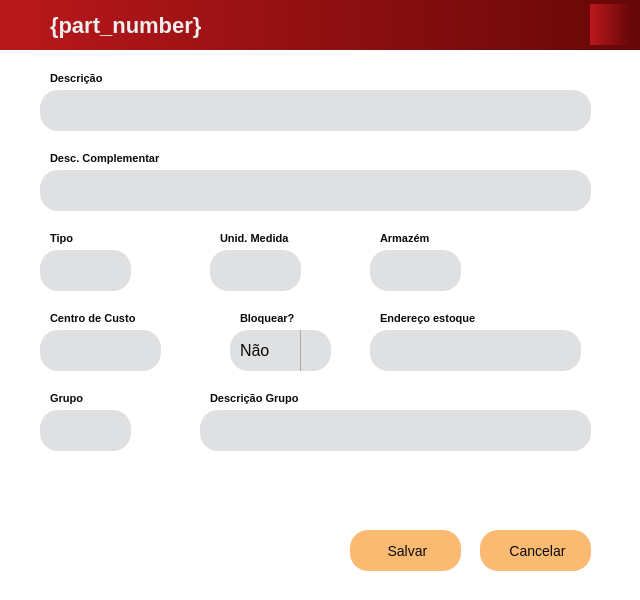
<?xml version="1.0" encoding="UTF-8"?>
<ui version="4.0">
 <class>EditProductWindow</class>
 <widget class="QDialog" name="EditProductWindow">
  <property name="geometry">
   <rect>
    <x>0</x>
    <y>0</y>
    <width>640</width>
    <height>600</height>
   </rect>
  </property>
  <property name="sizePolicy">
   <sizepolicy hsizetype="Fixed" vsizetype="Fixed">
    <horstretch>0</horstretch>
    <verstretch>0</verstretch>
   </sizepolicy>
  </property>
  <property name="windowTitle">
   <string>Alterar produto</string>
  </property>
  <property name="windowIcon">
   <iconset resource="../static/resource.qrc">
    <normaloff>:/image/image/LOGO.jpeg</normaloff>:/image/image/LOGO.jpeg</iconset>
  </property>
  <property name="styleSheet">
   <string notr="true">* {
    background-color: #ffffff;
	font-style: &quot;Segoe UI&quot;;
 	color: #0B090A;
}

QLabel {
    color: #0B090A;
    font-size: 12px;
    font-weight: bold;
}

QLineEdit {
    background-color: #DFE0E2;
    padding-left: 15px;
    border-radius: 18px;
	font-size: 18px;
}

QPushButton {
    background-color: #fbba72;
    border: 2px;
    border-radius: 18px;
    font-size: 14px;
    font-weight: regular;
}

QPushButton:hover {
    background-color: #399918;
    color: #EEEEEE
}

QPushButton:pressed {
    background-color: #6703c5;
    color: #EEEEEE;
}
</string>
  </property>
  <widget class="QWidget" name="window_title_bar" native="true">
   <property name="geometry">
    <rect>
     <x>0</x>
     <y>0</y>
     <width>641</width>
     <height>51</height>
    </rect>
   </property>
   <property name="styleSheet">
    <string notr="true">* {
background-color: qlineargradient(spread:pad, x1:0, y1:0, x2:1, y2:0, stop:0 rgba(186, 24, 27, 255), stop:1 rgba(102, 7, 8, 255));
}</string>
   </property>
   <widget class="QLabel" name="type_label">
    <property name="geometry">
     <rect>
      <x>50</x>
      <y>0</y>
      <width>261</width>
      <height>51</height>
     </rect>
    </property>
    <property name="font">
     <font>
      <pointsize>-1</pointsize>
      <weight>75</weight>
      <bold>true</bold>
     </font>
    </property>
    <property name="styleSheet">
     <string notr="true">QLabel {
	background-color: transparent;
    color: #EEEEEE;
    font-size: 22px;
    font-weight: regular;
	font-style: &quot;Segoe UI&quot;;
}</string>
    </property>
    <property name="text">
     <string>{part_number}</string>
    </property>
   </widget>
   <widget class="QLabel" name="enaplic_logo">
    <property name="geometry">
     <rect>
      <x>590</x>
      <y>4</y>
      <width>41</width>
      <height>41</height>
     </rect>
    </property>
    <property name="text">
     <string/>
    </property>
    <property name="pixmap">
     <pixmap resource="../static/resource.qrc">:/image/image/LOGO.jpeg</pixmap>
    </property>
    <property name="scaledContents">
     <bool>true</bool>
    </property>
   </widget>
  </widget>
  <widget class="QWidget" name="main_area" native="true">
   <property name="geometry">
    <rect>
     <x>0</x>
     <y>50</y>
     <width>641</width>
     <height>551</height>
    </rect>
   </property>
   <property name="sizePolicy">
    <sizepolicy hsizetype="Fixed" vsizetype="Fixed">
     <horstretch>0</horstretch>
     <verstretch>0</verstretch>
    </sizepolicy>
   </property>
   <property name="font">
    <font>
     <family>Segoe UI</family>
    </font>
   </property>
   <property name="toolTipDuration">
    <number>-4</number>
   </property>
   <property name="styleSheet">
    <string notr="true">* {
    background-color: #ffffff;
	font-style: 'Segoe UI';
}

QLabel, QCheckBox {
    color: #0B090A;
    font-size: 11px;
    font-weight: bold;
}

QLabel#logo-enaplic {
    margin: 5px 0;
}

QLineEdit {
    background-color: #DFE0E2;
    padding-left: 15px;
    border-radius: 18px;
	font-size: 14px;
}

QDateEdit, QComboBox {
    background-color: #DFE0E2;
    padding: 5px 10px;
    border-radius: 18px;
    height: 20px;
    font-size: 16px;
}

QDateEdit::drop-down, QComboBox::drop-down {
    subcontrol-origin: padding;
    subcontrol-position: top right;
    width: 30px;
    border-left-width: 1px;
    border-left-color: darkgray;
    border-left-style: solid;
    border-top-right-radius: 3px;
    border-bottom-right-radius: 3px;
}

QDateEdit::down-arrow, QComboBox::down-arrow {
    image: url(../static/icon/arrow.png);
    width: 10px;
    height: 10px;
}

QPushButton {
    background-color: #fbba72;
    border: 2px;
    border-radius: 18px;
    font-size: 14px;
    font-weight: regular;
}

QPushButton:hover {
    background-color: #e5383b;
    color: #EEEEEE
}

QPushButton:pressed {
    background-color: #6703c5;
    color: #EEEEEE;
}

QTableWidget {
    border: 1px solid #000000;
    background-color: #686D76;
    padding-left: 10px;
    margin-bottom: 15px;
}

QTableWidget QHeaderView::section {
    background-color: #262626;
    color: #A7A6A6;
    padding: 5px;
    height: 18px;
}

QTableWidget QHeaderView::section:horizontal {
    border-top: 1px solid #333;
}

QTableWidget::item {
    background-color: #363636;
    color: #fff;
    font-weight: bold;
    padding-right: 8px;
    padding-left: 8px;
}

QTableWidget::item:selected {
    background-color: #000000;
    color: #EEEEEE;
    font-weight: bold;
}</string>
   </property>
   <widget class="QLineEdit" name="desc_comp_field">
    <property name="geometry">
     <rect>
      <x>40</x>
      <y>120</y>
      <width>551</width>
      <height>41</height>
     </rect>
    </property>
    <property name="minimumSize">
     <size>
      <width>301</width>
      <height>41</height>
     </size>
    </property>
    <property name="font">
     <font>
      <pointsize>-1</pointsize>
     </font>
    </property>
    <property name="focusPolicy">
     <enum>Qt::ClickFocus</enum>
    </property>
    <property name="inputMask">
     <string/>
    </property>
    <property name="text">
     <string/>
    </property>
    <property name="maxLength">
     <number>60</number>
    </property>
    <property name="clearButtonEnabled">
     <bool>true</bool>
    </property>
   </widget>
   <widget class="QLineEdit" name="tipo_field">
    <property name="geometry">
     <rect>
      <x>40</x>
      <y>200</y>
      <width>91</width>
      <height>41</height>
     </rect>
    </property>
    <property name="minimumSize">
     <size>
      <width>10</width>
      <height>41</height>
     </size>
    </property>
    <property name="font">
     <font>
      <pointsize>-1</pointsize>
     </font>
    </property>
    <property name="tabletTracking">
     <bool>false</bool>
    </property>
    <property name="focusPolicy">
     <enum>Qt::ClickFocus</enum>
    </property>
    <property name="inputMask">
     <string/>
    </property>
    <property name="text">
     <string/>
    </property>
    <property name="maxLength">
     <number>2</number>
    </property>
    <property name="echoMode">
     <enum>QLineEdit::Normal</enum>
    </property>
    <property name="clearButtonEnabled">
     <bool>true</bool>
    </property>
   </widget>
   <widget class="QLabel" name="desc_comp_label">
    <property name="geometry">
     <rect>
      <x>50</x>
      <y>100</y>
      <width>131</width>
      <height>16</height>
     </rect>
    </property>
    <property name="font">
     <font>
      <pointsize>-1</pointsize>
      <weight>75</weight>
      <bold>true</bold>
     </font>
    </property>
    <property name="text">
     <string>Desc. Complementar</string>
    </property>
   </widget>
   <widget class="QLabel" name="tipo_label">
    <property name="geometry">
     <rect>
      <x>50</x>
      <y>180</y>
      <width>51</width>
      <height>16</height>
     </rect>
    </property>
    <property name="font">
     <font>
      <pointsize>-1</pointsize>
      <weight>75</weight>
      <bold>true</bold>
     </font>
    </property>
    <property name="text">
     <string>Tipo</string>
    </property>
   </widget>
   <widget class="QPushButton" name="btn_close">
    <property name="geometry">
     <rect>
      <x>480</x>
      <y>480</y>
      <width>111</width>
      <height>41</height>
     </rect>
    </property>
    <property name="minimumSize">
     <size>
      <width>0</width>
      <height>41</height>
     </size>
    </property>
    <property name="font">
     <font>
      <pointsize>-1</pointsize>
     </font>
    </property>
    <property name="focusPolicy">
     <enum>Qt::TabFocus</enum>
    </property>
    <property name="styleSheet">
     <string notr="true">QPushButton:hover {
    background-color: #d60000;
    color: #EEEEEE
}</string>
    </property>
    <property name="text">
     <string> Cancelar</string>
    </property>
    <property name="icon">
     <iconset resource="../static/resource.qrc">
      <normaloff>:/icon/icon/excluir (1).png</normaloff>:/icon/icon/excluir (1).png</iconset>
    </property>
    <property name="iconSize">
     <size>
      <width>16</width>
      <height>16</height>
     </size>
    </property>
   </widget>
   <widget class="QLabel" name="descricao_label">
    <property name="geometry">
     <rect>
      <x>50</x>
      <y>20</y>
      <width>61</width>
      <height>16</height>
     </rect>
    </property>
    <property name="font">
     <font>
      <pointsize>-1</pointsize>
      <weight>75</weight>
      <bold>true</bold>
     </font>
    </property>
    <property name="text">
     <string>Descrição</string>
    </property>
   </widget>
   <widget class="QLineEdit" name="descricao_field">
    <property name="geometry">
     <rect>
      <x>40</x>
      <y>40</y>
      <width>551</width>
      <height>41</height>
     </rect>
    </property>
    <property name="minimumSize">
     <size>
      <width>301</width>
      <height>41</height>
     </size>
    </property>
    <property name="font">
     <font>
      <pointsize>-1</pointsize>
     </font>
    </property>
    <property name="focusPolicy">
     <enum>Qt::ClickFocus</enum>
    </property>
    <property name="accessibleDescription">
     <string/>
    </property>
    <property name="inputMask">
     <string/>
    </property>
    <property name="text">
     <string/>
    </property>
    <property name="maxLength">
     <number>100</number>
    </property>
    <property name="clearButtonEnabled">
     <bool>true</bool>
    </property>
   </widget>
   <widget class="QLineEdit" name="um_field">
    <property name="geometry">
     <rect>
      <x>210</x>
      <y>200</y>
      <width>91</width>
      <height>41</height>
     </rect>
    </property>
    <property name="minimumSize">
     <size>
      <width>10</width>
      <height>41</height>
     </size>
    </property>
    <property name="font">
     <font>
      <pointsize>-1</pointsize>
     </font>
    </property>
    <property name="focusPolicy">
     <enum>Qt::ClickFocus</enum>
    </property>
    <property name="inputMask">
     <string/>
    </property>
    <property name="text">
     <string/>
    </property>
    <property name="maxLength">
     <number>2</number>
    </property>
    <property name="echoMode">
     <enum>QLineEdit::Normal</enum>
    </property>
    <property name="clearButtonEnabled">
     <bool>true</bool>
    </property>
   </widget>
   <widget class="QLabel" name="um_label">
    <property name="geometry">
     <rect>
      <x>220</x>
      <y>180</y>
      <width>81</width>
      <height>16</height>
     </rect>
    </property>
    <property name="font">
     <font>
      <pointsize>-1</pointsize>
      <weight>75</weight>
      <bold>true</bold>
     </font>
    </property>
    <property name="text">
     <string>Unid. Medida</string>
    </property>
   </widget>
   <widget class="QLabel" name="armazem_label">
    <property name="geometry">
     <rect>
      <x>380</x>
      <y>180</y>
      <width>61</width>
      <height>16</height>
     </rect>
    </property>
    <property name="font">
     <font>
      <pointsize>-1</pointsize>
      <weight>75</weight>
      <bold>true</bold>
     </font>
    </property>
    <property name="text">
     <string>Armazém</string>
    </property>
   </widget>
   <widget class="QPushButton" name="btn_save">
    <property name="geometry">
     <rect>
      <x>350</x>
      <y>480</y>
      <width>111</width>
      <height>41</height>
     </rect>
    </property>
    <property name="minimumSize">
     <size>
      <width>0</width>
      <height>41</height>
     </size>
    </property>
    <property name="font">
     <font>
      <pointsize>-1</pointsize>
     </font>
    </property>
    <property name="focusPolicy">
     <enum>Qt::TabFocus</enum>
    </property>
    <property name="styleSheet">
     <string notr="true">QPushButton:hover {
    background-color: #399918;
    color: #EEEEEE
}</string>
    </property>
    <property name="text">
     <string> Salvar</string>
    </property>
    <property name="icon">
     <iconset resource="../static/resource.qrc">
      <normaloff>:/icon/icon/icons8-salvar-50.png</normaloff>:/icon/icon/icons8-salvar-50.png</iconset>
    </property>
    <property name="iconSize">
     <size>
      <width>16</width>
      <height>16</height>
     </size>
    </property>
   </widget>
   <widget class="QLineEdit" name="grupo_field">
    <property name="geometry">
     <rect>
      <x>40</x>
      <y>360</y>
      <width>91</width>
      <height>41</height>
     </rect>
    </property>
    <property name="minimumSize">
     <size>
      <width>10</width>
      <height>41</height>
     </size>
    </property>
    <property name="font">
     <font>
      <pointsize>-1</pointsize>
     </font>
    </property>
    <property name="focusPolicy">
     <enum>Qt::ClickFocus</enum>
    </property>
    <property name="inputMask">
     <string/>
    </property>
    <property name="text">
     <string/>
    </property>
    <property name="maxLength">
     <number>4</number>
    </property>
    <property name="echoMode">
     <enum>QLineEdit::Normal</enum>
    </property>
    <property name="clearButtonEnabled">
     <bool>true</bool>
    </property>
   </widget>
   <widget class="QLabel" name="grupo_label">
    <property name="geometry">
     <rect>
      <x>50</x>
      <y>340</y>
      <width>81</width>
      <height>16</height>
     </rect>
    </property>
    <property name="font">
     <font>
      <pointsize>-1</pointsize>
      <weight>75</weight>
      <bold>true</bold>
     </font>
    </property>
    <property name="text">
     <string>Grupo</string>
    </property>
   </widget>
   <widget class="QLineEdit" name="desc_grupo_field">
    <property name="geometry">
     <rect>
      <x>200</x>
      <y>360</y>
      <width>391</width>
      <height>41</height>
     </rect>
    </property>
    <property name="minimumSize">
     <size>
      <width>10</width>
      <height>41</height>
     </size>
    </property>
    <property name="font">
     <font>
      <pointsize>-1</pointsize>
     </font>
    </property>
    <property name="focusPolicy">
     <enum>Qt::ClickFocus</enum>
    </property>
    <property name="inputMask">
     <string/>
    </property>
    <property name="text">
     <string/>
    </property>
    <property name="maxLength">
     <number>30</number>
    </property>
    <property name="echoMode">
     <enum>QLineEdit::Normal</enum>
    </property>
    <property name="readOnly">
     <bool>true</bool>
    </property>
    <property name="clearButtonEnabled">
     <bool>false</bool>
    </property>
   </widget>
   <widget class="QLabel" name="desc_grupo_label">
    <property name="geometry">
     <rect>
      <x>210</x>
      <y>340</y>
      <width>101</width>
      <height>16</height>
     </rect>
    </property>
    <property name="font">
     <font>
      <pointsize>-1</pointsize>
      <weight>75</weight>
      <bold>true</bold>
     </font>
    </property>
    <property name="text">
     <string>Descrição Grupo</string>
    </property>
   </widget>
   <widget class="QLabel" name="cc_label">
    <property name="geometry">
     <rect>
      <x>50</x>
      <y>260</y>
      <width>101</width>
      <height>16</height>
     </rect>
    </property>
    <property name="font">
     <font>
      <pointsize>-1</pointsize>
      <weight>75</weight>
      <bold>true</bold>
     </font>
    </property>
    <property name="text">
     <string>Centro de Custo</string>
    </property>
   </widget>
   <widget class="QComboBox" name="bloquear_combobox">
    <property name="geometry">
     <rect>
      <x>230</x>
      <y>280</y>
      <width>101</width>
      <height>41</height>
     </rect>
    </property>
    <property name="sizePolicy">
     <sizepolicy hsizetype="Fixed" vsizetype="Fixed">
      <horstretch>0</horstretch>
      <verstretch>0</verstretch>
     </sizepolicy>
    </property>
    <property name="minimumSize">
     <size>
      <width>10</width>
      <height>41</height>
     </size>
    </property>
    <property name="font">
     <font>
      <pointsize>-1</pointsize>
     </font>
    </property>
    <property name="cursor">
     <cursorShape>ArrowCursor</cursorShape>
    </property>
    <property name="focusPolicy">
     <enum>Qt::ClickFocus</enum>
    </property>
    <property name="maxCount">
     <number>10</number>
    </property>
    <property name="insertPolicy">
     <enum>QComboBox::InsertAlphabetically</enum>
    </property>
    <property name="iconSize">
     <size>
      <width>32</width>
      <height>32</height>
     </size>
    </property>
    <item>
     <property name="text">
      <string>Não</string>
     </property>
    </item>
    <item>
     <property name="text">
      <string>Sim</string>
     </property>
    </item>
   </widget>
   <widget class="QLabel" name="bloquear_label">
    <property name="geometry">
     <rect>
      <x>240</x>
      <y>260</y>
      <width>101</width>
      <height>16</height>
     </rect>
    </property>
    <property name="font">
     <font>
      <pointsize>-1</pointsize>
      <weight>75</weight>
      <bold>true</bold>
     </font>
    </property>
    <property name="text">
     <string>Bloquear?</string>
    </property>
   </widget>
   <widget class="QLineEdit" name="endereco_field">
    <property name="geometry">
     <rect>
      <x>370</x>
      <y>280</y>
      <width>211</width>
      <height>41</height>
     </rect>
    </property>
    <property name="minimumSize">
     <size>
      <width>10</width>
      <height>41</height>
     </size>
    </property>
    <property name="font">
     <font>
      <pointsize>-1</pointsize>
     </font>
    </property>
    <property name="tabletTracking">
     <bool>false</bool>
    </property>
    <property name="focusPolicy">
     <enum>Qt::ClickFocus</enum>
    </property>
    <property name="inputMask">
     <string/>
    </property>
    <property name="text">
     <string/>
    </property>
    <property name="maxLength">
     <number>6</number>
    </property>
    <property name="echoMode">
     <enum>QLineEdit::Normal</enum>
    </property>
    <property name="clearButtonEnabled">
     <bool>true</bool>
    </property>
   </widget>
   <widget class="QLabel" name="endereco_label">
    <property name="geometry">
     <rect>
      <x>380</x>
      <y>260</y>
      <width>111</width>
      <height>16</height>
     </rect>
    </property>
    <property name="font">
     <font>
      <pointsize>-1</pointsize>
      <weight>75</weight>
      <bold>true</bold>
     </font>
    </property>
    <property name="text">
     <string>Endereço estoque</string>
    </property>
   </widget>
   <widget class="QLineEdit" name="armazem_field">
    <property name="geometry">
     <rect>
      <x>370</x>
      <y>200</y>
      <width>91</width>
      <height>41</height>
     </rect>
    </property>
    <property name="minimumSize">
     <size>
      <width>10</width>
      <height>41</height>
     </size>
    </property>
    <property name="font">
     <font>
      <pointsize>-1</pointsize>
     </font>
    </property>
    <property name="tabletTracking">
     <bool>false</bool>
    </property>
    <property name="focusPolicy">
     <enum>Qt::ClickFocus</enum>
    </property>
    <property name="inputMask">
     <string/>
    </property>
    <property name="text">
     <string/>
    </property>
    <property name="maxLength">
     <number>6</number>
    </property>
    <property name="echoMode">
     <enum>QLineEdit::Normal</enum>
    </property>
    <property name="clearButtonEnabled">
     <bool>true</bool>
    </property>
   </widget>
   <widget class="QLineEdit" name="cc_field">
    <property name="geometry">
     <rect>
      <x>40</x>
      <y>280</y>
      <width>121</width>
      <height>41</height>
     </rect>
    </property>
    <property name="minimumSize">
     <size>
      <width>10</width>
      <height>41</height>
     </size>
    </property>
    <property name="font">
     <font>
      <pointsize>-1</pointsize>
     </font>
    </property>
    <property name="tabletTracking">
     <bool>false</bool>
    </property>
    <property name="focusPolicy">
     <enum>Qt::ClickFocus</enum>
    </property>
    <property name="inputMask">
     <string/>
    </property>
    <property name="text">
     <string/>
    </property>
    <property name="maxLength">
     <number>9</number>
    </property>
    <property name="echoMode">
     <enum>QLineEdit::Normal</enum>
    </property>
    <property name="clearButtonEnabled">
     <bool>true</bool>
    </property>
   </widget>
   <widget class="QPushButton" name="btn_search_tipo">
    <property name="geometry">
     <rect>
      <x>135</x>
      <y>200</y>
      <width>41</width>
      <height>41</height>
     </rect>
    </property>
    <property name="minimumSize">
     <size>
      <width>0</width>
      <height>41</height>
     </size>
    </property>
    <property name="font">
     <font>
      <pointsize>-1</pointsize>
     </font>
    </property>
    <property name="focusPolicy">
     <enum>Qt::TabFocus</enum>
    </property>
    <property name="styleSheet">
     <string notr="true">QPushButton {
    background-color: #fff;
    border: 2px;
    border-radius: 18px;
    font-size: 14px;
    font-weight: regular;
}

QPushButton:hover {
    background-color: transparent;
    color: #EEEEEE
}

QPushButton:pressed {
    background-color: transparent;
    color: #EEEEEE;
}</string>
    </property>
    <property name="text">
     <string/>
    </property>
    <property name="icon">
     <iconset resource="../static/resource.qrc">
      <normaloff>:/icon/icon/lupa (2).png</normaloff>:/icon/icon/lupa (2).png</iconset>
    </property>
    <property name="iconSize">
     <size>
      <width>32</width>
      <height>32</height>
     </size>
    </property>
   </widget>
   <widget class="QPushButton" name="btn_search_um">
    <property name="geometry">
     <rect>
      <x>305</x>
      <y>200</y>
      <width>41</width>
      <height>41</height>
     </rect>
    </property>
    <property name="minimumSize">
     <size>
      <width>0</width>
      <height>41</height>
     </size>
    </property>
    <property name="font">
     <font>
      <pointsize>-1</pointsize>
     </font>
    </property>
    <property name="focusPolicy">
     <enum>Qt::TabFocus</enum>
    </property>
    <property name="styleSheet">
     <string notr="true">QPushButton {
    background-color: #fff;
    border: 2px;
    border-radius: 18px;
    font-size: 14px;
    font-weight: regular;
}

QPushButton:hover {
    background-color: transparent;
    color: #EEEEEE
}

QPushButton:pressed {
    background-color: transparent;
    color: #EEEEEE;
}</string>
    </property>
    <property name="text">
     <string/>
    </property>
    <property name="icon">
     <iconset resource="../static/resource.qrc">
      <normaloff>:/icon/icon/lupa (2).png</normaloff>:/icon/icon/lupa (2).png</iconset>
    </property>
    <property name="iconSize">
     <size>
      <width>32</width>
      <height>32</height>
     </size>
    </property>
   </widget>
   <widget class="QPushButton" name="btn_search_arm">
    <property name="geometry">
     <rect>
      <x>465</x>
      <y>200</y>
      <width>41</width>
      <height>41</height>
     </rect>
    </property>
    <property name="minimumSize">
     <size>
      <width>0</width>
      <height>41</height>
     </size>
    </property>
    <property name="font">
     <font>
      <pointsize>-1</pointsize>
     </font>
    </property>
    <property name="focusPolicy">
     <enum>Qt::TabFocus</enum>
    </property>
    <property name="styleSheet">
     <string notr="true">QPushButton {
    background-color: #fff;
    border: 2px;
    border-radius: 18px;
    font-size: 14px;
    font-weight: regular;
}

QPushButton:hover {
    background-color: transparent;
    color: #EEEEEE
}

QPushButton:pressed {
    background-color: transparent;
    color: #EEEEEE;
}</string>
    </property>
    <property name="text">
     <string/>
    </property>
    <property name="icon">
     <iconset resource="../static/resource.qrc">
      <normaloff>:/icon/icon/lupa (2).png</normaloff>:/icon/icon/lupa (2).png</iconset>
    </property>
    <property name="iconSize">
     <size>
      <width>32</width>
      <height>32</height>
     </size>
    </property>
   </widget>
   <widget class="QPushButton" name="btn_search_cc">
    <property name="geometry">
     <rect>
      <x>165</x>
      <y>280</y>
      <width>41</width>
      <height>41</height>
     </rect>
    </property>
    <property name="minimumSize">
     <size>
      <width>0</width>
      <height>41</height>
     </size>
    </property>
    <property name="font">
     <font>
      <pointsize>-1</pointsize>
     </font>
    </property>
    <property name="focusPolicy">
     <enum>Qt::TabFocus</enum>
    </property>
    <property name="styleSheet">
     <string notr="true">QPushButton {
    background-color: #fff;
    border: 2px;
    border-radius: 18px;
    font-size: 14px;
    font-weight: regular;
}

QPushButton:hover {
    background-color: transparent;
    color: #EEEEEE
}

QPushButton:pressed {
    background-color: transparent;
    color: #EEEEEE;
}</string>
    </property>
    <property name="text">
     <string/>
    </property>
    <property name="icon">
     <iconset resource="../static/resource.qrc">
      <normaloff>:/icon/icon/lupa (2).png</normaloff>:/icon/icon/lupa (2).png</iconset>
    </property>
    <property name="iconSize">
     <size>
      <width>32</width>
      <height>32</height>
     </size>
    </property>
   </widget>
   <widget class="QPushButton" name="btn_search_grupo">
    <property name="geometry">
     <rect>
      <x>135</x>
      <y>360</y>
      <width>41</width>
      <height>41</height>
     </rect>
    </property>
    <property name="minimumSize">
     <size>
      <width>0</width>
      <height>41</height>
     </size>
    </property>
    <property name="font">
     <font>
      <pointsize>-1</pointsize>
     </font>
    </property>
    <property name="focusPolicy">
     <enum>Qt::TabFocus</enum>
    </property>
    <property name="styleSheet">
     <string notr="true">QPushButton {
    background-color: #fff;
    border: 2px;
    border-radius: 18px;
    font-size: 14px;
    font-weight: regular;
}

QPushButton:hover {
    background-color: transparent;
    color: #EEEEEE
}

QPushButton:pressed {
    background-color: transparent;
    color: #EEEEEE;
}</string>
    </property>
    <property name="text">
     <string/>
    </property>
    <property name="icon">
     <iconset resource="../static/resource.qrc">
      <normaloff>:/icon/icon/lupa (2).png</normaloff>:/icon/icon/lupa (2).png</iconset>
    </property>
    <property name="iconSize">
     <size>
      <width>32</width>
      <height>32</height>
     </size>
    </property>
   </widget>
   <widget class="QLabel" name="logo_enaplic_50">
    <property name="geometry">
     <rect>
      <x>40</x>
      <y>450</y>
      <width>121</width>
      <height>101</height>
     </rect>
    </property>
    <property name="text">
     <string/>
    </property>
    <property name="pixmap">
     <pixmap resource="../static/resource.qrc">:/image/image/logo_enaplic_50_anos.png</pixmap>
    </property>
    <property name="scaledContents">
     <bool>true</bool>
    </property>
   </widget>
  </widget>
 </widget>
 <resources>
  <include location="../static/resource.qrc"/>
 </resources>
 <connections/>
</ui>
